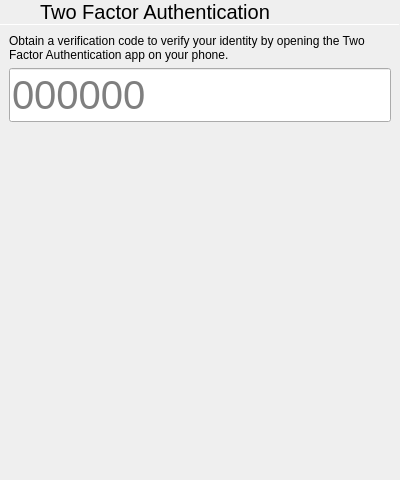
<?xml version="1.0" encoding="UTF-8"?>
<ui version="4.0">
 <class>TotpCodeRequest</class>
 <widget class="QWidget" name="TotpCodeRequest">
  <property name="geometry">
   <rect>
    <x>0</x>
    <y>0</y>
    <width>400</width>
    <height>480</height>
   </rect>
  </property>
  <property name="windowTitle">
   <string notr="true">Form</string>
  </property>
  <layout class="QVBoxLayout" name="verticalLayout">
   <property name="spacing">
    <number>0</number>
   </property>
   <property name="leftMargin">
    <number>0</number>
   </property>
   <property name="topMargin">
    <number>0</number>
   </property>
   <property name="rightMargin">
    <number>0</number>
   </property>
   <property name="bottomMargin">
    <number>0</number>
   </property>
   <item>
    <layout class="QHBoxLayout" name="horizontalLayout">
     <property name="spacing">
      <number>0</number>
     </property>
     <item>
      <widget class="QPushButton" name="cancelButton">
       <property name="sizePolicy">
        <sizepolicy hsizetype="Preferred" vsizetype="Preferred">
         <horstretch>0</horstretch>
         <verstretch>0</verstretch>
        </sizepolicy>
       </property>
       <property name="text">
        <string/>
       </property>
       <property name="icon">
        <iconset theme="go-previous">
         <normaloff>.</normaloff>.</iconset>
       </property>
       <property name="flat">
        <bool>true</bool>
       </property>
      </widget>
     </item>
     <item>
      <widget class="QLabel" name="label">
       <property name="sizePolicy">
        <sizepolicy hsizetype="Expanding" vsizetype="Preferred">
         <horstretch>0</horstretch>
         <verstretch>0</verstretch>
        </sizepolicy>
       </property>
       <property name="font">
        <font>
         <pointsize>15</pointsize>
        </font>
       </property>
       <property name="text">
        <string>Two Factor Authentication</string>
       </property>
       <property name="margin">
        <number>9</number>
       </property>
      </widget>
     </item>
    </layout>
   </item>
   <item>
    <widget class="Line" name="line">
     <property name="maximumSize">
      <size>
       <width>16777215</width>
       <height>1</height>
      </size>
     </property>
     <property name="orientation">
      <enum>Qt::Horizontal</enum>
     </property>
    </widget>
   </item>
   <item>
    <layout class="QVBoxLayout" name="verticalLayout_2">
     <property name="spacing">
      <number>6</number>
     </property>
     <property name="leftMargin">
      <number>9</number>
     </property>
     <property name="topMargin">
      <number>9</number>
     </property>
     <property name="rightMargin">
      <number>9</number>
     </property>
     <property name="bottomMargin">
      <number>9</number>
     </property>
     <item>
      <widget class="QLabel" name="label_2">
       <property name="text">
        <string>Obtain a verification code to verify your identity by opening the Two Factor Authentication app on your phone.</string>
       </property>
       <property name="wordWrap">
        <bool>true</bool>
       </property>
      </widget>
     </item>
     <item>
      <widget class="QLineEdit" name="mfaCode">
       <property name="font">
        <font>
         <pointsize>30</pointsize>
        </font>
       </property>
       <property name="inputMethodHints">
        <set>Qt::ImhDigitsOnly</set>
       </property>
       <property name="text">
        <string/>
       </property>
       <property name="maxLength">
        <number>6</number>
       </property>
       <property name="placeholderText">
        <string notr="true">000000</string>
       </property>
      </widget>
     </item>
    </layout>
   </item>
   <item>
    <spacer name="verticalSpacer">
     <property name="orientation">
      <enum>Qt::Vertical</enum>
     </property>
     <property name="sizeHint" stdset="0">
      <size>
       <width>20</width>
       <height>40</height>
      </size>
     </property>
    </spacer>
   </item>
  </layout>
 </widget>
 <resources/>
 <connections/>
</ui>
